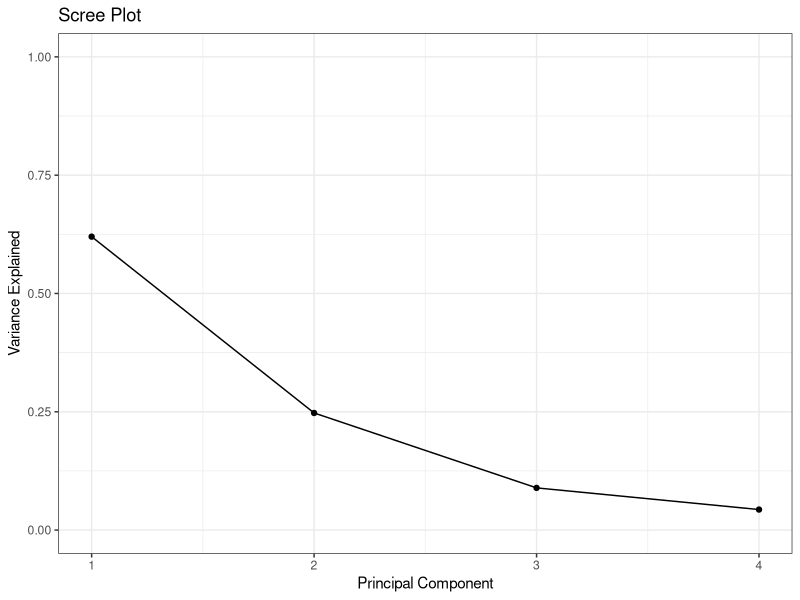
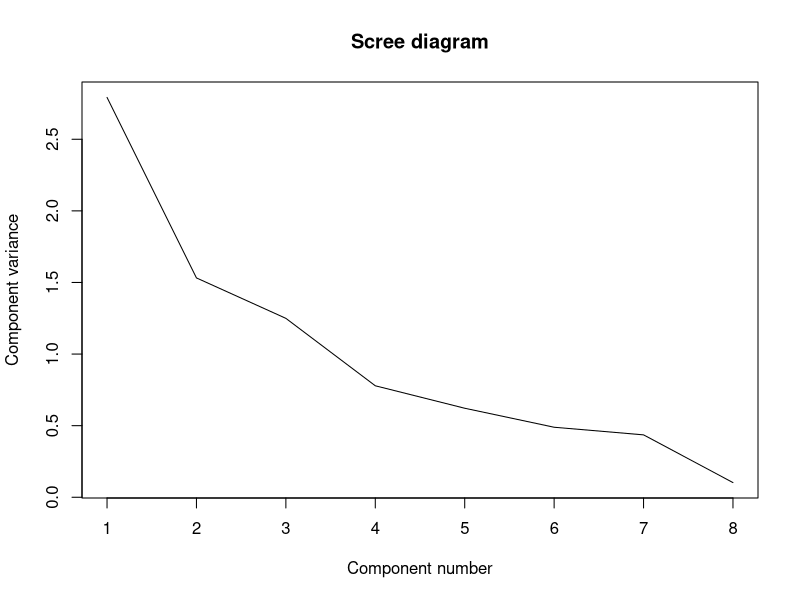
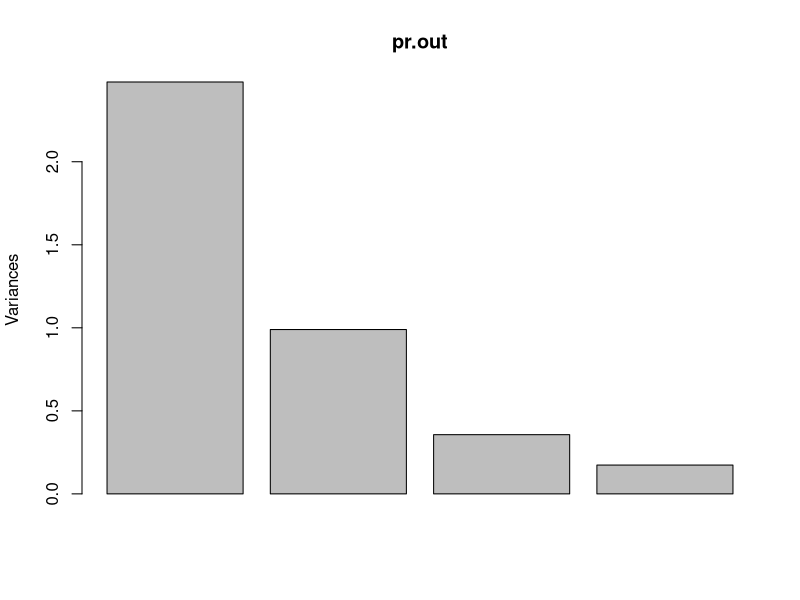
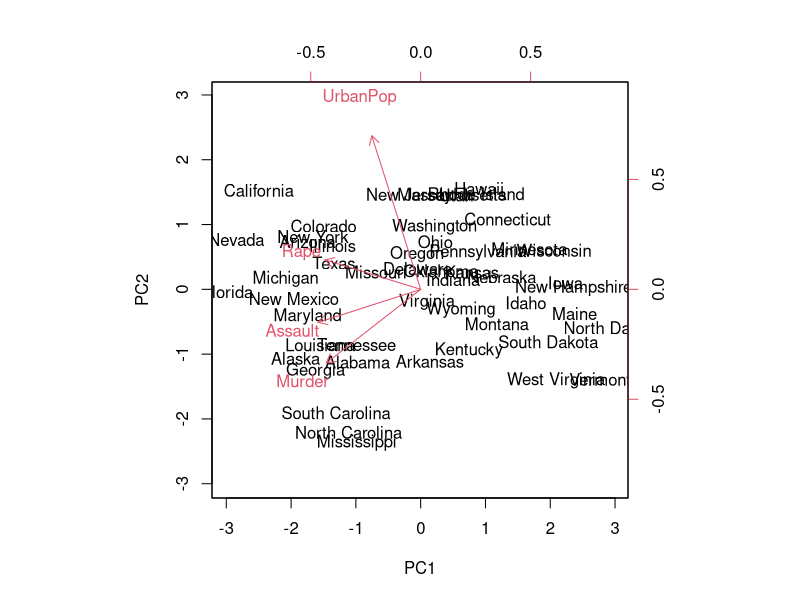
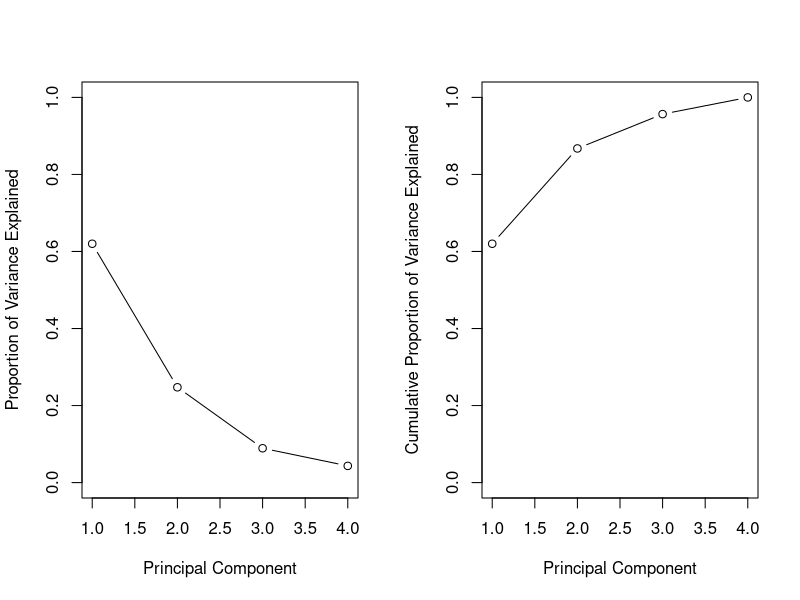

These charts were generated, in order, by the following R code:
## ---- chunk 1
knitr::opts_chunk$set(echo = FALSE)
## ---- chunk 2
library(tidyverse)
library(boot)
colnames(frets) = c("headlength1", "headbreadth1", "headlength2", "headbreadth2")
glimpse(frets)

## ---- chunk 3
# Mean vector and the covariance matrix
head_dat <- frets[, c("headlength1", "headlength2")]
colMeans(head_dat)
cov(head_dat) # or var(head_dat)
## ---- chunk 4
head_pca <- princomp(x = head_dat)
head_pca

summary(head_pca, loadings = T)
## ---- chunk 5
#load data
data("USArrests")
# dimension of the data set
dim(USArrests)
#view first six rows of data
head(USArrests)

#perform PCA
results <- prcomp(USArrests, scale = TRUE)
summary(results)
## ---- chunk 6
#calculate total variance explained by each principal component
var_explained = results$sdev^2 / sum(results$sdev^2)

#create scree plot
library(ggplot2)

qplot(c(1:4), var_explained) + 
  geom_line() + 
  xlab("Principal Component") + 
  ylab("Variance Explained") +
  ggtitle("Scree Plot") +
  ylim(0, 1) + theme_bw()
## ---- chunk 7
bc <- c(
 0.290,           
 0.202,  0.415,       
-0.055,  0.285,  0.419,       
-0.105, -0.376, -0.521, -0.877,      
-0.252, -0.349, -0.441, -0.076,  0.206,
-0.229, -0.164, -0.145,  0.023,  0.034,  0.192,
 0.058, -0.129, -0.076, -0.131,  0.151,  0.077,  0.423)
blood_sd <- c(rblood = 0.371, plate = 41.253,  wblood = 1.935,
              neut = 0.077, lymph = 0.071, bilir = 4.037,
              sodium = 2.732, potass = 0.297)
blood_corr <- diag(length(blood_sd)) / 2
blood_corr[upper.tri(blood_corr)] <- bc

blood_corr <- blood_corr + t(blood_corr)
blood_cov <- blood_corr * outer(blood_sd, blood_sd, "*")
## ---- chunk 8
# Correlation matrix
blood_corr
# Covariance matrix
blood_cov
## ---- chunk 9
blood_pcacov <- princomp(covmat = blood_cov)
summary(blood_pcacov, loadings = TRUE)

## ---- chunk 10
results <- prcomp(bc, scale = TRUE)
summary(results)

results <- prcomp(bc)
summary(results, loadings = TRUE)

## ---- chunk 11
blood_pcacor <- princomp(covmat = blood_corr)
summary(blood_pcacor, loadings = TRUE)
## ---- chunk 12
plot(blood_pcacor$sdev^2, xlab = "Component number",
 ylab = "Component variance", type = "l", main = "Scree diagram")
## ---- chunk 13
blood_pcacor <- prcomp(bc)
summary(blood_pcacor)
## ---- chunk 14
states <- row.names(USArrests)
states

names(USArrests)

apply(USArrests , 2, mean)
apply(USArrests , 2, var)
## ---- chunk 15
pr.out <- prcomp(USArrests , scale = TRUE)
names(pr.out)

summary(pr.out)
# The center and scale components correspond to the means and standard
# deviations of the variables
pr.out$center
pr.out$scale

# The rotation matrix provides the principal component loadings
pr.out$rotation
## ---- chunk 16
# That is, the kth column is the kth principal component score vector
dim(pr.out$x)
head(pr.out$x)
## ---- chunk 17
# Scree plot 
plot(pr.out)
# biplot 
biplot(pr.out , scale = 0)
## ---- chunk 18
pr.out$sdev
pr.var <- pr.out$sdev^2
## ---- chunk 19
pve <- pr.var / sum(pr.var)
pve
## ---- chunk 20
par(mfrow = c(1, 2))
plot(pve , xlab = "Principal Component",
ylab = "Proportion of Variance Explained", ylim = c(0, 1),
type = "b")

plot(cumsum(pve), xlab = "Principal Component",
ylab = "Cumulative Proportion of Variance Explained",
ylim = c(0, 1), type = "b")
